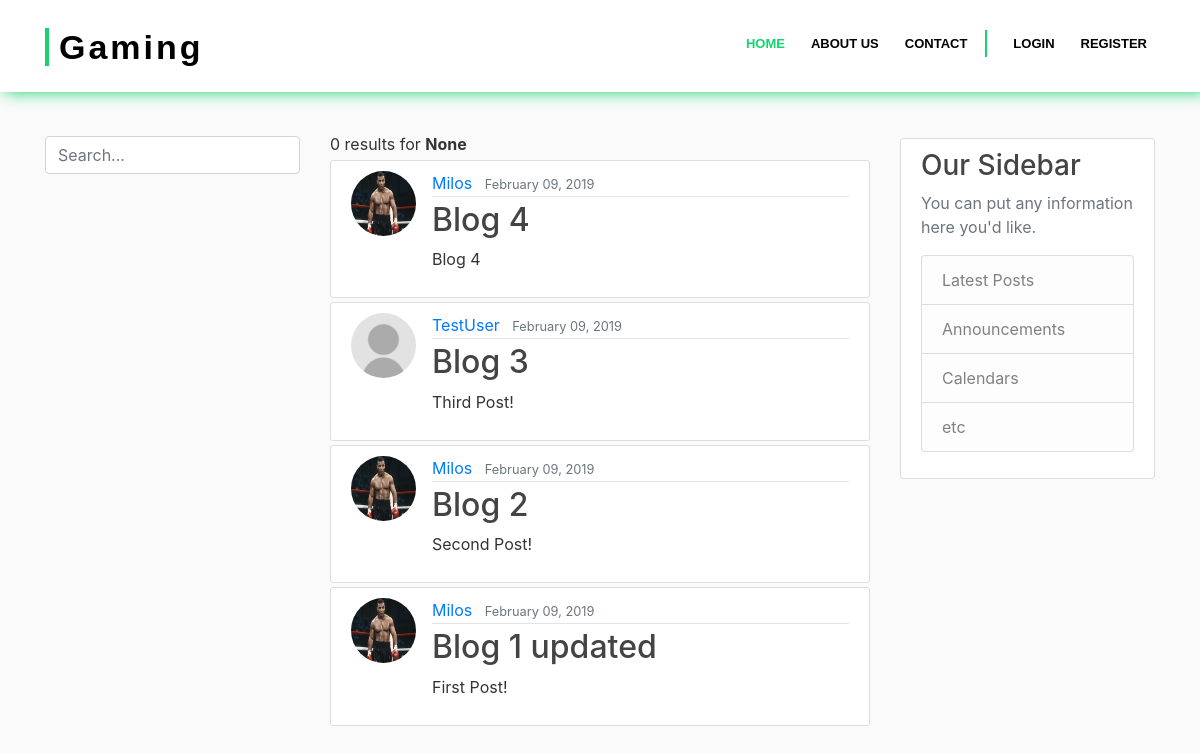
The app's page /search, older data.
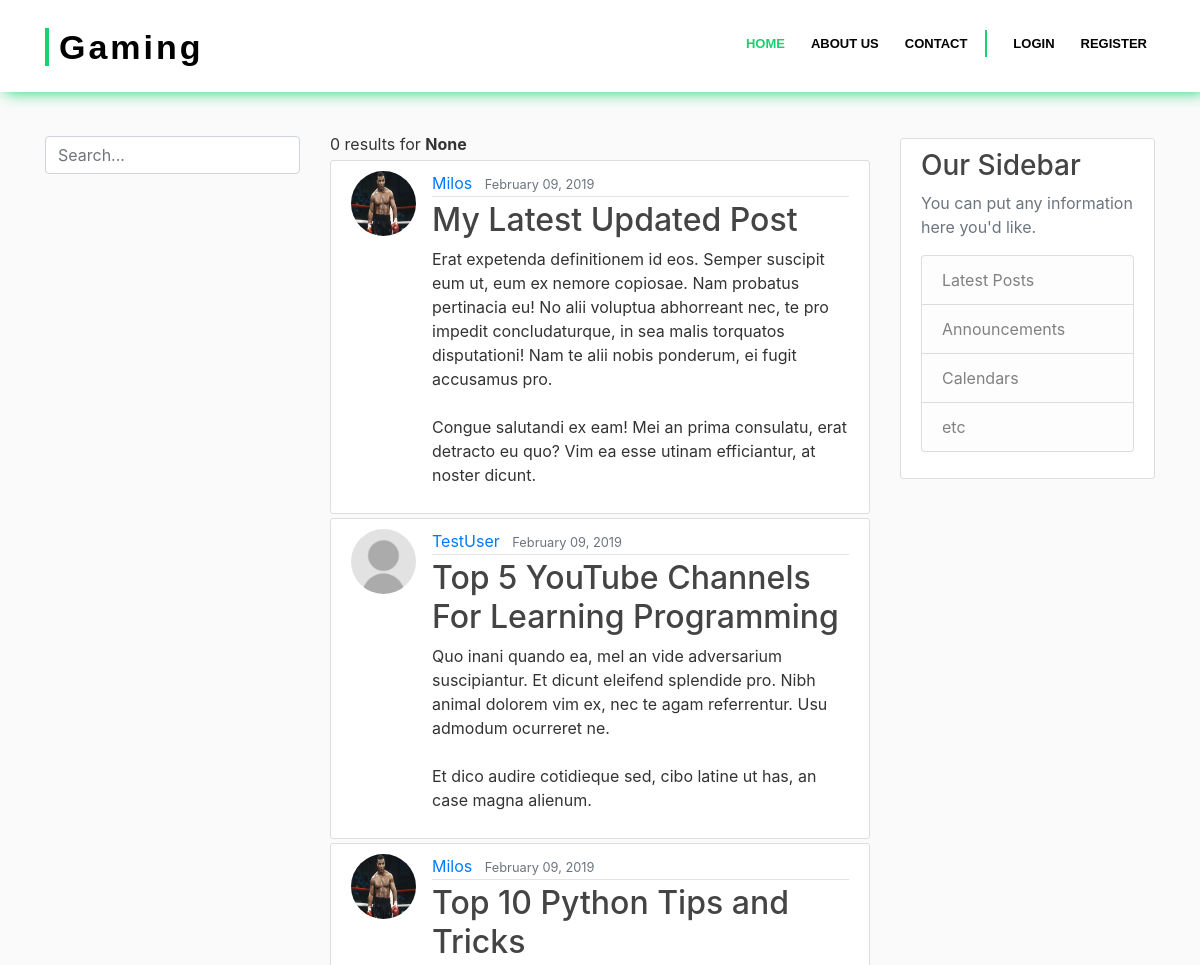
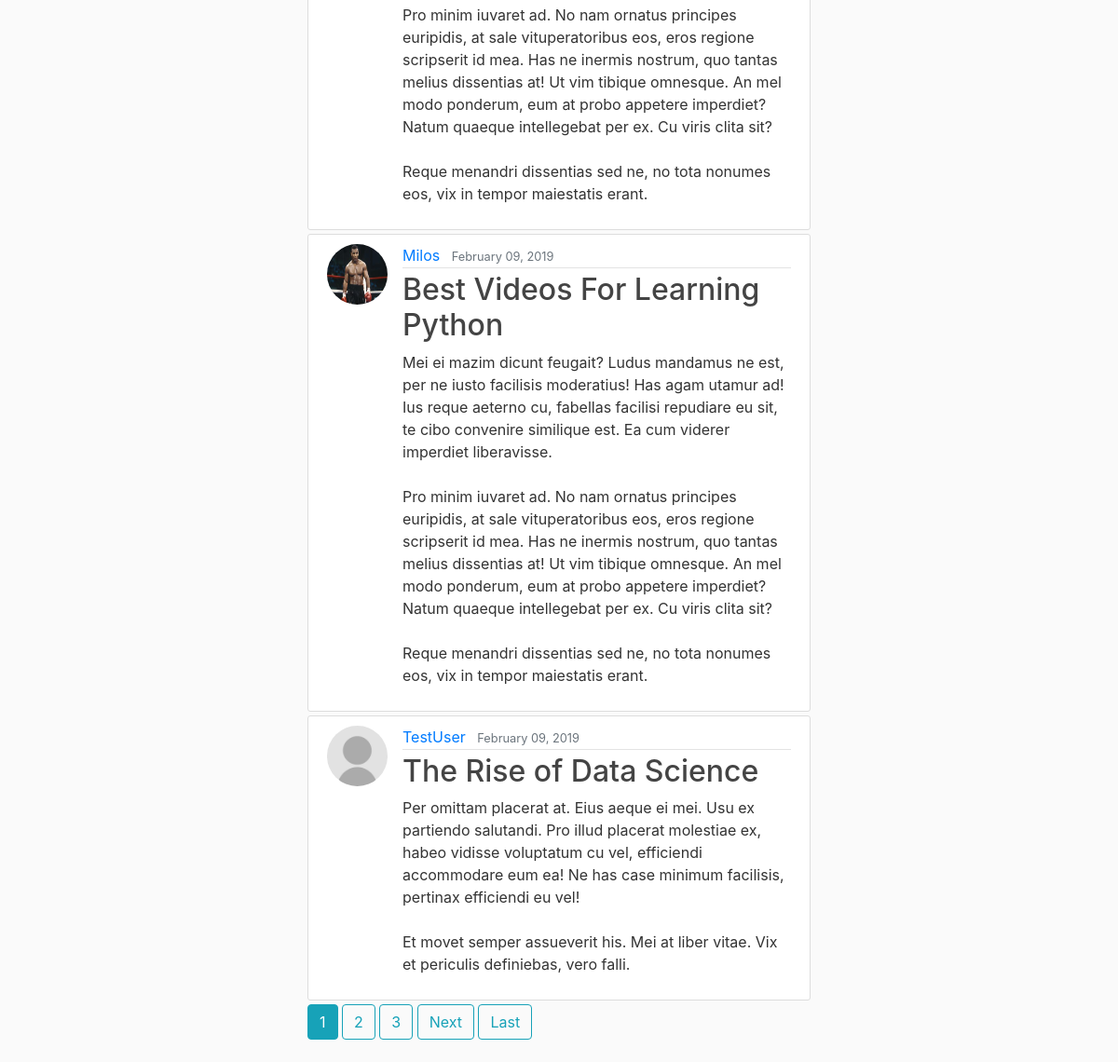
The same page, newer data (2 pictures, top to bottom).
### blog/models.py (models this page shows, shortened)
class Post(models.Model):
    title = models.CharField(max_length=100)
    content = models.TextField()
    date_posted = models.DateTimeField(default=timezone.now)
    author = models.ForeignKey(User, on_delete=models.CASCADE)

### users/models.py (models this page shows, shortened)
class Profile(models.Model):
    user = models.OneToOneField(User, on_delete=models.CASCADE)
    image = models.ImageField(default='default.jpg', upload_to='profile_pics')

### blog/views.py (the view)
# urls.py: path('search', PostSearchListView.as_view(), name='search-posts'),
class PostSearchListView(ListView):
    model = Post
    template_name = 'blog/search_posts.html'
    context_object_name = 'posts'
    paginate_by = 5
    count = 0
    def get_context_data(self, *args, **kwargs):
        context = super().get_context_data(*args, **kwargs)
        context['count'] = self.count or 0
        context['query'] = self.request.GET.get('q')
        return context
    def get_queryset(self):
        query = self.request.GET.get('q')
        if query is not None:
            search_results = Post.objects.filter(Q(title__icontains=query) | Q(content__icontains=query))
            query_set = sorted(search_results, key=lambda instance: instance.date_posted, reverse=True)
            self.count = len(query_set)
            return query_set
        return Post.objects.all().order_by('-date_posted')

### blog/templates/blog/search_posts.html (shortened to what this page needs)
{% extends 'blog/base.html' %}
{% block content %}
	<div class='row title-row mt-1'>
    	<div class='col-12'>
        	<h7 class='my-0 py-0'>{{ count }} results for <b>{{ query }}</b></h7>
    	</div>
	</div>
	{% for post in posts %}
		<article class="media content-section my-1">
		<img class="rounded-circle article-img" src="{{ post.author.profile.image.url }}">
		  <div class="media-body">
		    <div class="article-metadata">
		      <a class="mr-2" href="{% url 'user-posts' post.author.username %}">{{ post.author }}</a>
		      <small class="text-muted">{{ post.date_posted|date:"F d, Y" }}</small>
		    </div>
		    <h2><a class="article-title" href="{% url 'post-detail' post.id %}">{{ post.title }}</a></h2>
		    <p class="article-content">{{ post.content }}</p>
		  </div>
		</article>
	{% endfor %}
	{% if is_paginated %}
		{% for num in page_obj.paginator.page_range %}
			{% if page_obj.number == num %}
				<a class="btn btn-info mb-4" href="?page={{ num }}">{{ num }}</a>
			{% elif num > page_obj.number|add:'-3' and num < page_obj.number|add:'3' %}
				<a class="btn btn-outline-info mb-4" href="?page={{ num }}">{{ num }}</a>
			{% endif%}
		{% endfor %}
		{% if page_obj.has_next %}
			<a class="btn btn-outline-info mb-4" href="?page={{ page_obj.next_page_number }}">Next</a>
			<a class="btn btn-outline-info mb-4" href="?page={{ page_obj.paginator.num_pages }}">Last</a>
		{% endif %}
	{% endif %}
{% endblock content %}

Row changes from the older to the newer data that the page shows:
no longer on this page (row unchanged): Post: author.profile.image (picture), author "Milos", date_posted "February 09, 2019", title "Blog 4", content "Blog 4"
no longer on this page (row unchanged): Post: author.profile.image (placeholder picture), author "TestUser", date_posted "February 09, 2019", title "Blog 3", content "Third Post!"
no longer on this page (row unchanged): Post: author.profile.image (picture), author "Milos", date_posted "February 09, 2019", title "Blog 2", content "Second Post!"
no longer on this page (row unchanged): Post: author.profile.image (picture), author "Milos", date_posted "February 09, 2019", title "Blog 1 updated", content "First Post!"
added Post: author.profile.image (picture), author "Milos", date_posted "February 09, 2019", title "My Latest Updated Post", content "Erat expetenda definitionem id eos. Semper suscipit eum ut, eum ex nemore copiosae. Nam probatus pertinacia eu! No alii voluptua abhorreant nec, te pro impedit concludaturque, in sea malis torquatos disputationi! Nam te alii nobis ponderum, ei fugit accusamus pro. Congue salutandi ex eam! Mei an prima consulatu, erat detracto eu quo? Vim ea esse utinam efficiantur, at noster dicunt."
added Post: author.profile.image (placeholder picture), author "TestUser", date_posted "February 09, 2019", title "Top 5 YouTube Channels For Learning Programming", content "Quo inani quando ea, mel an vide adversarium suscipiantur. Et dicunt eleifend splendide pro. Nibh animal dolorem vim ex, nec te agam referrentur. Usu admodum ocurreret ne. Et dico audire cotidieque sed, cibo latine ut has, an case magna alienum."
added Post: author.profile.image (picture), author "Milos", date_posted "February 09, 2019", title "Top 10 Python Tips and Tricks", content "Pro minim iuvaret ad. No nam ornatus principes euripidis, at sale vituperatoribus eos, eros regione scripserit id mea. Has ne inermis nostrum, quo tantas melius dissentias at! Ut vim tibique omnesque. An mel modo ponderum, eum at probo appetere imperdiet? Natum quaeque intellegebat per ex. Cu viris clita sit? Reque menandri dissentias sed ne, no tota nonumes eos, vix in tempor maiestatis erant."
added Post: author.profile.image (picture), author "Milos", date_posted "February 09, 2019", title "Best Videos For Learning Python", content "Mei ei mazim dicunt feugait? Ludus mandamus ne est, per ne iusto facilisis moderatius! Has agam utamur ad! Ius reque aeterno cu, fabellas facilisi repudiare eu sit, te cibo convenire similique est. Ea cum viderer imperdiet liberavisse. Pro minim iuvaret ad. No nam ornatus principes euripidis, at sale vituperatoribus eos, eros regione scripserit id mea. Has ne inermis nostrum, quo tantas melius dissentias at! Ut vim tibique omnesque. An mel modo ponderum, eum at probo appetere imperdiet? Natum quaeque intellegebat per ex. Cu viris clita sit? Reque menandri dissentias sed ne, no tota nonumes eos, vix in tempor maiestatis erant."
added Post: author.profile.image (placeholder picture), author "TestUser", date_posted "February 09, 2019", title "The Rise of Data Science", content "Per omittam placerat at. Eius aeque ei mei. Usu ex partiendo salutandi. Pro illud placerat molestiae ex, habeo vidisse voluptatum cu vel, efficiendi accommodare eum ea! Ne has case minimum facilisis, pertinax efficiendi eu vel! Et movet semper assueverit his. Mei at liber vitae. Vix et periculis definiebas, vero falli."
Text that changed along with them:
new list line: "1"
new list line: "2"
new list line: "3"
text now shown: "Next Last"
